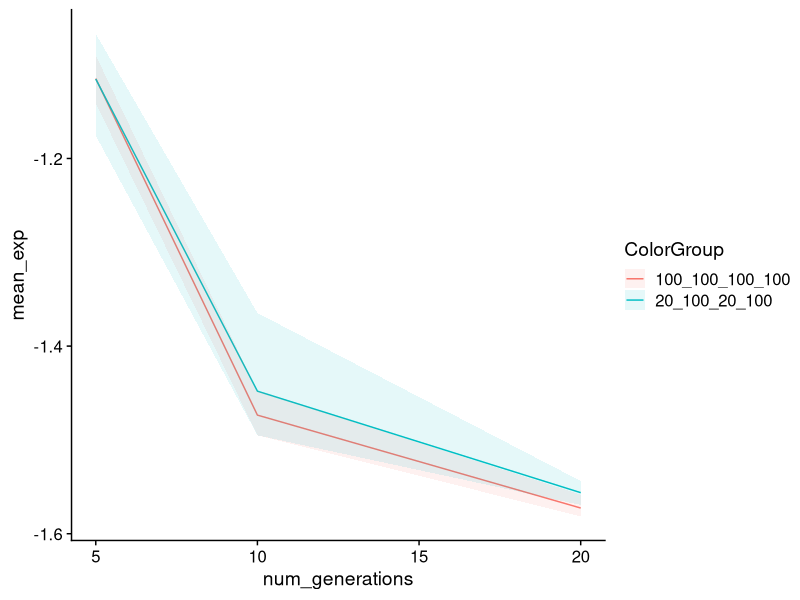
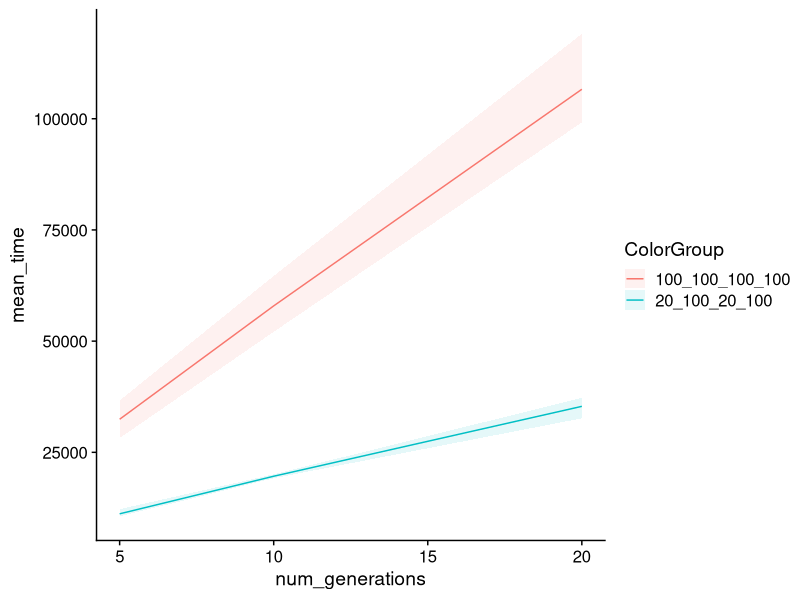

These charts were generated, in order, by the following R code:
## ---- chunk 1
library(MASS)
library(ggplot2)
library(cowplot)
library(dplyr)

## ---- chunk 2
data = read.csv("output_quadratic_constant.csv")

str(data)
## ---- chunk 3
rearranged_data = data%>% 
  group_by(num_generations, min_population, max_population, min_granularity, max_granularity) %>%
  summarise(
    min_exp = min(exponent),
    max_exp = max(exponent),
    mean_exp = mean(exponent),
    min_time = min(time),
    max_time = max(time),
    mean_time = mean(time),
  ) %>%mutate(ColorGroup =paste0(min_population,"_" ,max_population, "_",min_granularity,"_", max_granularity))

rearranged_data
## ---- chunk 4
ggplot(rearranged_data) +
  geom_line(aes(num_generations, mean_exp, color=ColorGroup))+
  geom_ribbon(aes(num_generations,ymin =min_exp, ymax = max_exp, fill=ColorGroup),alpha=0.1) +
  theme_half_open()+
  scale_y_continuous()
## ---- chunk 5
ggplot(rearranged_data[]) +
  geom_line(aes(num_generations, mean_time, color=ColorGroup))+
  geom_ribbon(aes(num_generations,ymin =min_time, ymax = max_time, fill=ColorGroup),alpha=0.1) +
  theme_half_open()+
  scale_y_continuous()
